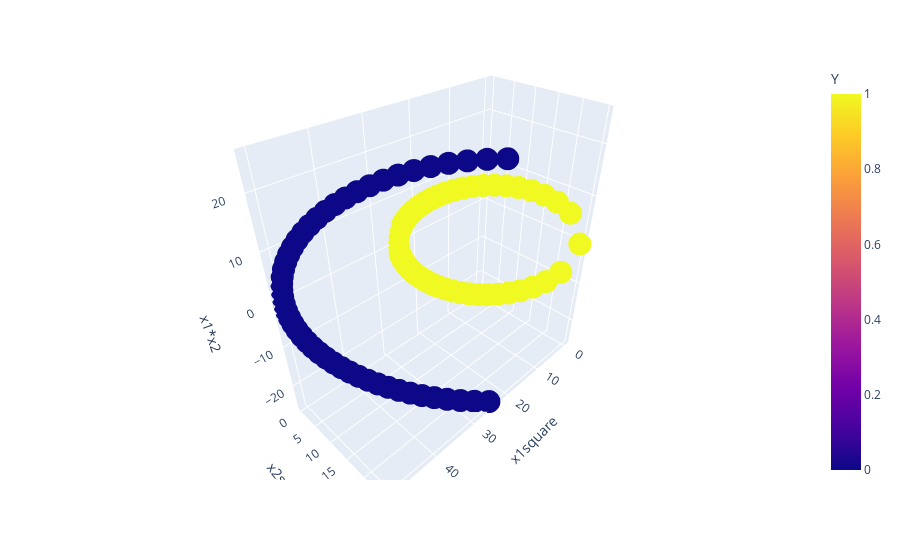

Write notebook code for a chart like this one.
### Code cell
import plotly.express as px
fig = px.scatter_3d(df, x='x1square', y = 'x2square', z='x1*x2',color='Y')
fig.show()

### Figure 1 — Plotly figure (JSON) as saved in the notebook; plotly's stock layout.template omitted (floating-point values rounded to 4 significant figures; data arrays with more than 128 entries replaced by an {"elided": "..."} marker saying what was removed)
{"data": [{"hovertemplate": "x1square=%{x}<br>x2square=%{y}<br>x1*x2=%{z}<br>Y=%{marker.color}<extra></extra>", "legendgroup": "", "marker": {"color": {"elided": "200 int values"}, "coloraxis": "coloraxis", "symbol": "circle"}, "mode": "markers", "name": "", "scene": "scene", "showlegend": false, "type": "scatter3d", "x": {"elided": "200 float values"}, "y": {"elided": "200 float values"}, "z": {"elided": "200 float values"}}], "layout": {"coloraxis": {"colorbar": {"title": {"text": "Y"}}, "colorscale": [[0, "#0d0887"], [0.1111, "#46039f"], [0.2222, "#7201a8"], [0.3333, "#9c179e"], [0.4444, "#bd3786"], [0.5556, "#d8576b"], [0.6667, "#ed7953"], [0.7778, "#fb9f3a"], [0.8889, "#fdca26"], [1, "#f0f921"]]}, "legend": {"tracegroupgap": 0}, "margin": {"t": 60}, "scene": {"domain": {"x": [0, 1], "y": [0, 1]}, "xaxis": {"title": {"text": "x1square"}}, "yaxis": {"title": {"text": "x2square"}}, "zaxis": {"title": {"text": "x1*x2"}}}}}
